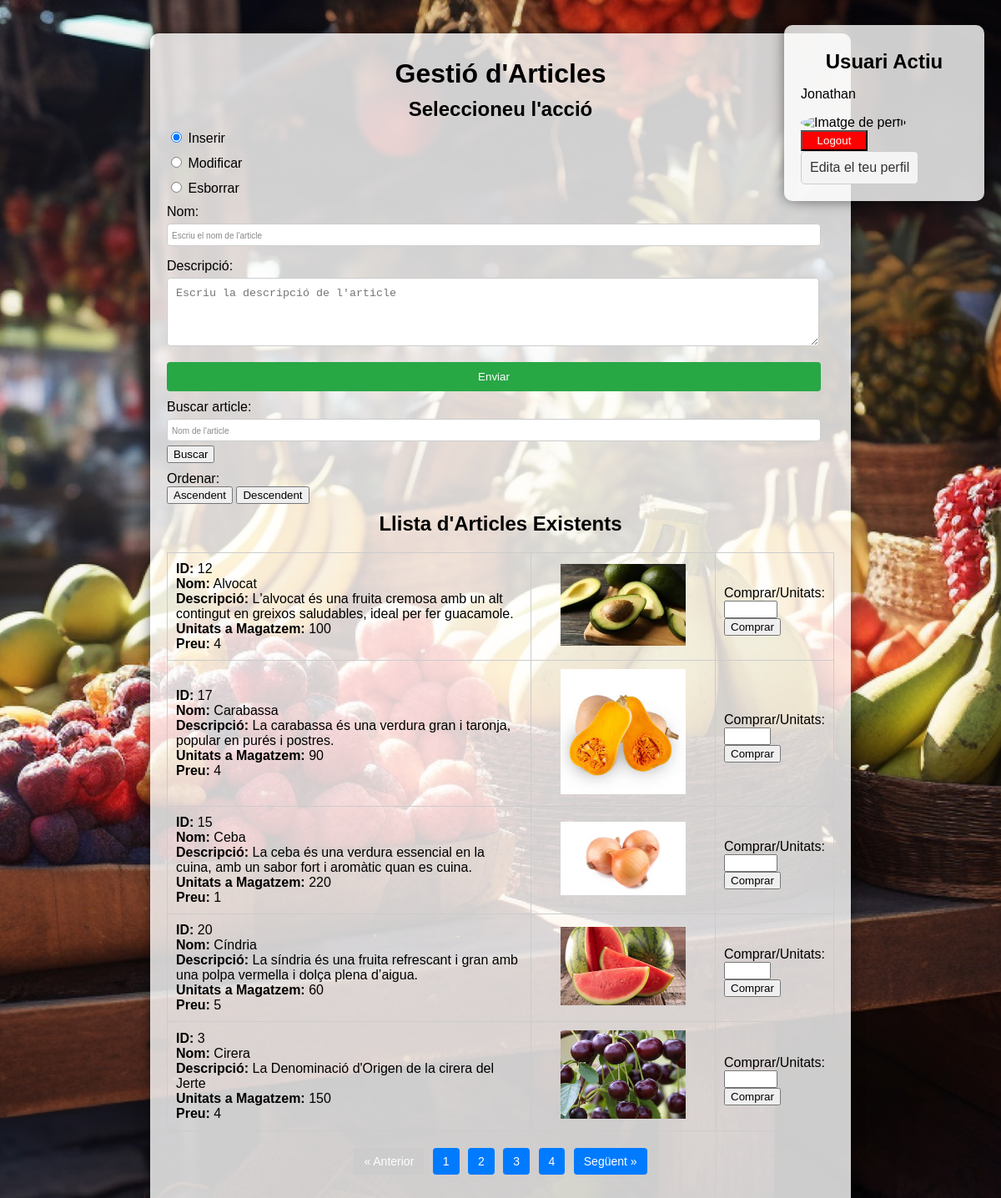
Screenshot of /vista/vista.formulari.php (signed in) with the database file from the repository.
### tables this page shows
CREATE TABLE articles (
    id_article INT AUTO_INCREMENT PRIMARY KEY,
    nom VARCHAR(255) NOT NULL,
    cos TEXT NOT NULL,
    quantitat_disponible INT,
    preu INT,
    img_path VARCHAR(255)  
);

### controlador/cont.articles.php (called while the page is built, shortened)
<?php
require '../controlador/cont.processar.php';
require_once '../model/model.articles.php';
$ordre = $_SESSION['ordre'] ?? 'ASC';

### model/model.articles.php (called while the page is built, shortened)
<?php
function obtenirArticlesOrdenats($ordre, $paginaActual, $articlesPerPagina) {
    global $pdo;
    try {
        $offset = ($paginaActual - 1) * $articlesPerPagina;
        $ordreSQL = ($ordre === 'DESC') ? 'DESC' : 'ASC';
        $stmt = $pdo->prepare("SELECT id_article, nom, cos, quantitat_disponible, preu, img_path FROM articles ORDER BY nom $ordreSQL LIMIT :limit OFFSET :offset");
        $stmt->bindValue(':limit', $articlesPerPagina, PDO::PARAM_INT);
        $stmt->bindValue(':offset', $offset, PDO::PARAM_INT);
        $stmt->execute();
        $resultat = $stmt->fetchAll(PDO::FETCH_ASSOC);
        return $resultat;
    } catch (PDOException $e) {
        return ['error' => "Error a la funció obtenirArticlesOrdenats: " . $e->getMessage()];
    }
}
?>

### model/model.processar.php (called while the page is built, shortened)
<?php
$pdo = obtenirConnexio();
function obtenirTotalArticles() {
    global $pdo;
    try{
        $stmt = $pdo->query("SELECT COUNT(*) as total FROM articles");
        $row = $stmt->fetch(PDO::FETCH_ASSOC);
        return $row['total'];
    }catch(PDOException $e){
        return ['error'=> "No s'aconseguit finalitzar correctement la funció obtenirTotalArticles" . $e->getMessage()];
    }
}
function obtenirTotalPagines($articlesPerPagina) {
    try{
        $totalArticles = obtenirTotalArticles();
        return ceil($totalArticles / $articlesPerPagina);
    }catch(PDOException $e){
        return ['error'=> "No s'aconseguit finalitzar correctement la funció obtenirTotalPagines" . $e->getMessage()];
    }
}
?>

### vista/vista.formulari.php (the view, shortened to what this page needs)
<?php
require '../controlador/cont.articles.php';
$articles = [];
$articlesPerPagina = 5;
$paginaActual = max(1, isset($_POST['pagina']) ? (int)$_POST['pagina'] : (isset($_GET['pagina']) ? (int)$_GET['pagina'] : 1));
$totalPagines = obtenirTotalPagines($articlesPerPagina);
$nomCerca = $_SESSION['nomCerca'] ?? '';
if (!empty($nomCerca)) {
    $articles = buscarArticles($nomCerca);
} else {
    $articles = obtenirArticlesOrdenats($ordre, $paginaActual, $articlesPerPagina);
}
?>
<!DOCTYPE html>
<html lang="ca">
<head>
    <link rel="stylesheet" href="../css/estils.css">
</head>
<body>
    <div class="logout-container">
        <h2>Usuari Actiu</h2>
        <p><?php echo htmlspecialchars($_SESSION['nom_usuari']); ?></p>
        <img
            src="<?php echo htmlspecialchars('../' . $_SESSION['imatge_perfil'] ?? '../imgPerfils/default.jpg'); ?>"
            alt="Imatge de perfil"
            class="avatar">
        <form method="POST" action="../controlador/cont.logout.php" class="form-logout">
            <button type="submit" class="logout-button">Logout</button>
        </form>
        <div class="dropdown">
            <div class="dropdown-toggle" onclick="toggleDropdown()">Edita el teu perfil</div>
        </div>
    </div>
    <div class="container">
        <h1>Gestió d'Articles</h1>
        <form method="POST" action="../controlador/cont.processar.php" style="display: block">
            <h2>Seleccioneu l'acció</h2>
            <label><input title="Aquest camp serveix per inserir articles" type="radio" name="accio" value="insert" onclick="mostrarFormulari()" checked> Inserir</label>
            <label><input title="Aquest camp serveix per modificar articles" type="radio" name="accio" value="update" onclick="mostrarFormulari()"> Modificar</label>
            <label><input title="Aquest camp serveix per esborrar articles" type="radio" name="accio" value="delete" onclick="mostrarFormulari()"> Esborrar</label>
            <div id="nom_group">
                <label for="nom">Nom:</label>
                <input type="text" name="nom" id="nom" placeholder="Escriu el nom de l'article">
            </div>
            <div id="cos_group">
                <label for="cos">Descripció:</label>
                <textarea name="cos" id="cos" rows="4" placeholder="Escriu la descripció de l'article"></textarea>
            </div>
            <button class="enviardades" type="submit" name="form_insercio_modificacio">Enviar</button>
        </form>
        <form method="POST" action="../controlador/cont.articles.php" style="display: block">
            <label for="nomCerca">Buscar article:</label>
            <input type="text" id="nomCerca" name="nomCerca" placeholder="Nom de l'article" value="<?php echo $_SESSION['nomCerca'] ?? ''; ?>">
            <button type="submit">Buscar</button>
            <label for="ordre">Ordenar:</label>
            <button type="submit" name="ordre" value="ASC">Ascendent</button>
            <button type="submit" name="ordre" value="DESC">Descendent</button>
        </form>
        <h2>Llista d'Articles Existents</h2>
        <?php if (count($articles) > 0): ?>
            <table class="table" style="width: 100%; border-collapse: collapse;">
                <?php foreach ($articles as $article): ?>
                    <tr>
                        <td style="padding: 10px; border: 1px solid #ccc; width: 70%;">
                            <strong>ID:</strong> <?php echo htmlspecialchars($article['id_article']); ?><br>
                            <strong>Nom:</strong> <?php echo htmlspecialchars($article['nom']); ?><br>
                            <strong>Descripció:</strong> <?php echo htmlspecialchars($article['cos']); ?><br>
                            <strong>Unitats a Magatzem:</strong> <?php echo htmlspecialchars($article['quantitat_disponible']); ?><br>
                            <strong>Preu:</strong> <?php echo htmlspecialchars($article['preu']); ?>
                        </td>
                        <td style="padding: 10px; border: 1px solid #ccc; width: 30%; text-align: center;">
                            <img src="<?php echo htmlspecialchars($article['img_path']); ?>" alt="Imatge de l'article" style="max-width: 150px; height: auto;">
                        </td>
                        <td style="padding: 10px; border: 1px solid #ccc; width: 30%;">
                            <form method="POST" action="/controlador/cont.compres_usuari.php" style="display: block">
                                <label for="quantitat">Comprar/Unitats:</label>
                                <input type="number" name="quantitat" min="1" max="<?php echo htmlspecialchars($article['quantitat_disponible']); ?>" required>
                                <button type="submit">Comprar</button>
                            </form>
                        </td>
                    </tr>
                <?php endforeach; ?>
            </table>
        <?php else: ?>
            <p>No hi ha articles disponibles.</p>
        <?php endif; ?>
        <div class="paginacio">
            <form method="POST" action="vista.formulari.php">
                <button class="anterior" type="submit" name="pagina" value="<?php echo max(1, $paginaActual - 1); ?>" <?php echo $paginaActual == 1 ? 'disabled' : ''; ?>>&laquo; Anterior</button>
                <?php for ($i = 1; $i <= $totalPagines; $i++): ?>
                    <button class="numero" type="submit" name="pagina" value="<?php echo $i; ?>" <?php echo $i == $paginaActual ? 'class="active"' : ''; ?>>
                        <?php echo $i; ?>
                    </button>
                <?php endfor; ?>
                <button class="seguent" type="submit" name="pagina" value="<?php echo min($totalPagines, $paginaActual + 1); ?>">Següent &raquo;</button>
            </form>
        </div>
    </div>
</body>
</html>

### css/estils.css (style rules this page uses)
body, html { margin: 0; padding: 0; font-family: Arial, sans-serif; background: url('../img/tienda.jpg') no-repeat center center fixed; background-size: cover; height: 100vh; }
.container { background: rgba(255, 255, 255, 0.8); border-radius: 10px; padding: 20px; width: 800px; margin: 40px auto; box-shadow: 0 0 15px rgba(0, 0, 0, 0.5); clear: both; }
h1, h2, h4 { text-align: center; margin: 10px 0; }
form { width: 100%; margin: 0 auto; clear: both; }
label { display: block; margin-top: 10px; }
input[type="text"], textarea { width: 95%; padding: 10px; margin: 5px 0; border-radius: 4px; border: 1px solid #ccc; float: none; }
.enviardades { padding: 10px; margin-top: 10px; background-color: #28a745; color: white; border: none; border-radius: 4px; cursor: pointer; width: 98%; clear: both; }
table { width: 100%; border-collapse: collapse; margin-top: 20px; float: none; }
th, td { padding: 10px; border: 1px solid #ccc; text-align: left; }
.paginacio { text-align: center; margin: 20px 0; }
.paginacio form { display: inline-block; text-align: center; white-space: nowrap; }
.paginacio button { display: inline-block; padding: 8px 12px; margin: 0 3px; background-color: #007bff; color: white; border: none; border-radius: 4px; cursor: pointer; font-size: 14px; vertical-align: middle; }
.paginacio button[disabled] { background-color: #ccc; cursor: not-allowed; }
.paginacio .anterior, .paginacio .seguent, .paginacio .numero { display: inline-block; }
form { display: none; }
.logout-container { background: rgba(255, 255, 255, 0.8); padding: 20px; border-radius: 10px; width: 200px; box-shadow: 0 0 15px rgba(0, 0, 0, 0.5); position: fixed; top: 30px; right: 20px; text-align: left; z-index: 1000; }
.form-logout { display: block; }
.logout-button { display: block; background-color: red; color: white; width: 80px; height: 25px; }
input[type="text"] { width: 98%; padding: 5px; box-sizing: border-box; }
input[type="text"]::placeholder { font-size: 10px; color: #888; opacity: 1; }
.table { width: 90%; margin: 20px auto; border-collapse: collapse; }
.paginacio { text-align: center; margin-top: 20px; }
.avatar { width: 20%; height: 20%; border-radius: 100%; text-align: center; }
.dropdown { position: relative; display: inline-block; cursor: pointer; }
.dropdown-toggle { padding: 10px; background-color: #f4f4f4; border: 1px solid #ccc; border-radius: 5px; text-align: center; font-size: 16px; color: #333; }

### rows the page displays
articles: id_article "12", nom "Alvocat", cos "L'alvocat és una fruita cremosa amb un alt contingut en greixos saludables, ideal per fer guacamole.", quantitat_disponible "100", preu "4", img_path (picture)
articles: id_article "17", nom "Carabassa", cos "La carabassa és una verdura gran i taronja, popular en purés i postres.", quantitat_disponible "90", preu "4", img_path (picture)
articles: id_article "15", nom "Ceba", cos "La ceba és una verdura essencial en la cuina, amb un sabor fort i aromàtic quan es cuina.", quantitat_disponible "220", preu "1", img_path (picture)
articles: id_article "20", nom "Cíndria", cos "La síndria és una fruita refrescant i gran amb una polpa vermella i dolça plena d’aigua.", quantitat_disponible "60", preu "5", img_path (picture)
articles: id_article "3", nom "Cirera", cos "La Denominació d'Origen de la cirera del Jerte", quantitat_disponible "150", preu "4", img_path (picture)

### other values shown
$_SESSION['nom_usuari'] "Jonathan"
